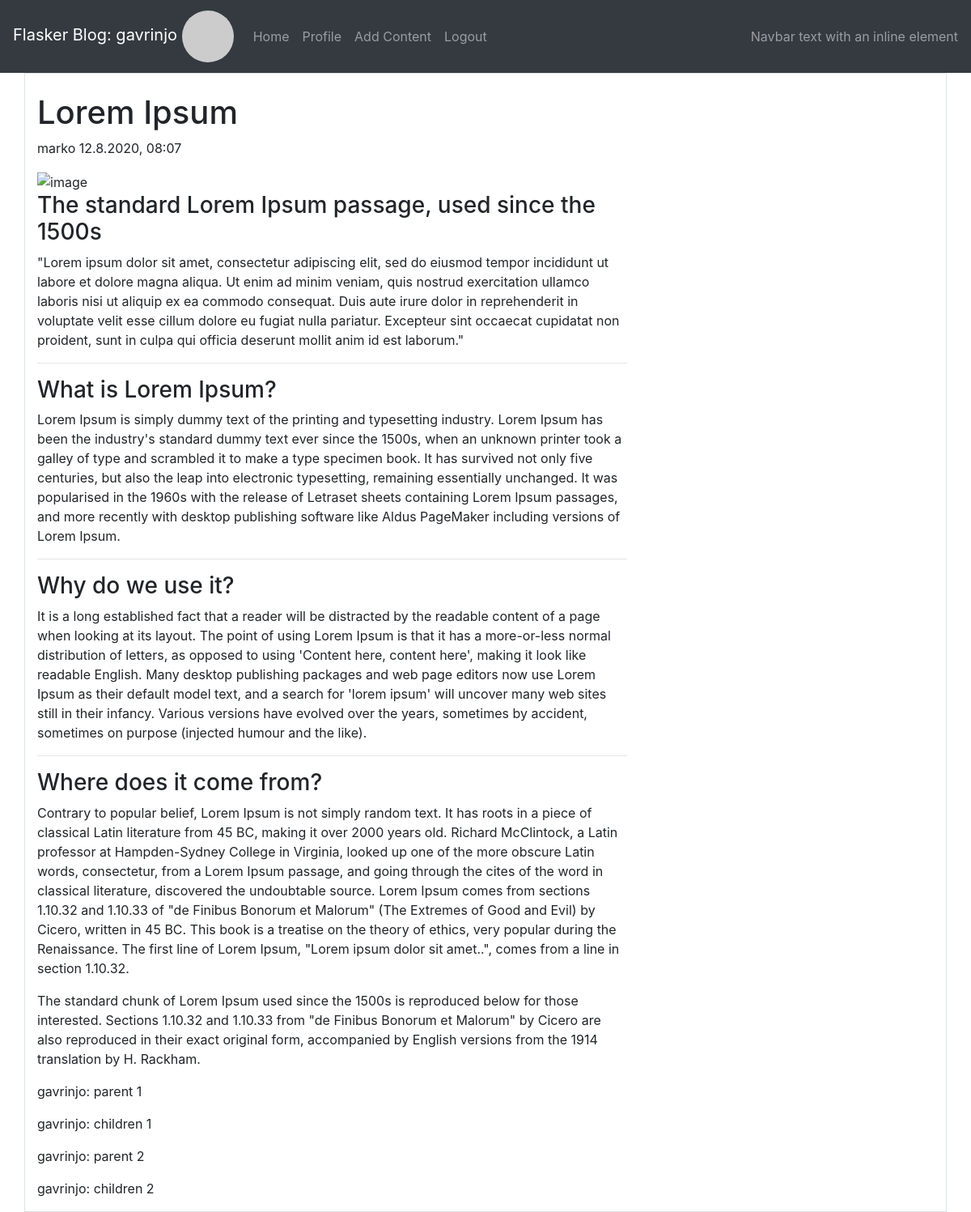
Page /1 (signed in) on the committed database.
### app/models.py (models this page shows, shortened)
class User(UserMixin, db.Model):
    id = db.Column(db.Integer, primary_key=True)
    username = db.Column(db.String(64), index=True, unique=True)
    email = db.Column(db.String(120), index=True, unique=True)
    password_hash = db.Column(db.String(128))
    about_me = db.Column(db.String(140))
    last_seen = db.Column(db.DateTime, default=datetime.utcnow)
    post = db.relationship("Post", backref="author", lazy="dynamic")
    def avatar(self, size):
        digest = md5(self.email.lower().encode("utf-8")).hexdigest()
        return f"https://www.gravatar.com/avatar/{digest}?d=identicon&r=x&s={size}"

class Post(db.Model):
    id = db.Column(db.Integer, primary_key=True)
    title = db.Column(db.String(64))
    subtitle = db.Column(db.String(128))
    body = db.Column(db.String(140))
    timestamp = db.Column(db.DateTime, index=True, default=datetime.utcnow)
    user_id = db.Column(db.Integer, db.ForeignKey("user.id"))

class Comment(db.Model):
    _N = 6
    id = db.Column(db.Integer, primary_key=True)
    text = db.Column(db.String(140))
    timestamp = db.Column(db.DateTime(), index=True, default=datetime.utcnow)
    user_id = db.Column(db.Integer, db.ForeignKey("user.id")) # Author ID
    post_id = db.Column(db.Integer, db.ForeignKey("post.id")) # Post ID
    path = db.Column(db.Text, index=True)
    parent_id = db.Column(db.Integer, db.ForeignKey("comment.id")) # Parent Comment ID
    replies = db.relationship("Comment", backref=db.backref("parent", remote_side=[id]), lazy="dynamic")
    def level(self):
        return len(self.path) // self._N - 1

### app/content/routes.py (the view)
@bp.route("/<id>", methods=["GET", "POST"])
def page_view(id=None):
    form = Comments()
    post = Post.query.get(id)
    comment = Comment.query.filter_by(post_id=post.id).all()
    author = User
    return render_template("page_view.html", post=post, form=form, comments=comment, author=author)

### app/models.py (called while the page is built)
@login.user_loader
def load_user(id):
    return User.query.get(int(id))

### app/content/templates/page_view.html (shortened to what this page needs)
{% extends 'base.html' %}
{% block app_content %}
    <div class="col-8">
        <head>
            <h1 class="mt-4">{{ post.title|safe }}</h1>
            <div class="meta mb-3">
                <span>{{ post.author.username }}</span>
                <span>{{ moment(post.timestamp).format('D.M.YYYY, hh:mm') }}</span>
            </div>
        </head>
        <div class="blog-post-body">
            <img class="img-fluid" alt="image" src="https://hackersandslackers-cdn.storage.googleapis.com/2020/02/uWSGI@2x.jpg"/>
            <div id="post{{ post.id }}">{{ post.body|safe }}</div>
        </div>
        <div>
            {% for comment in comments %}
            <p>{{ '{}{}: {}'.format('  ' * comment.level(), author.query.filter_by(id=comment.user_id).first().username, comment.text) }}</p>
            {% endfor %}
        </div>
    </div>
{% endblock app_content %}

### app/templates/base.html (shortened to what this page needs)
{% extends 'bootstrap/base.html' %}
{% block head %}
    <link rel="stylesheet" href="https://stackpath.bootstrapcdn.com/bootstrap/4.4.1/css/bootstrap.min.css">
    <link href="https://cdn.jsdelivr.net/npm/summernote@0.8.18/dist/summernote-bs4.min.css" rel="stylesheet">
    <link rel="stylesheet" href="{{url_for('static', filename='style.css')}}">
{% endblock %}
{% block navbar %}
    <nav class="navbar sticky-top navbar-expand-lg navbar-dark bg-dark">
        <a class="navbar-brand" href="{{ url_for('main.user', username=current_user.username) }}">Flasker Blog: {{ current_user.username }}
            {% if current_user.is_anonymous %}
            <img style="max-height: 64px; max-width: 64px;" class="rounded-circle" src="{{ url_for('static', filename='profile-pic-dummy.png') }}">
            {% else %}
            <img style="max-height: 64px; max-width: 64px;" class="rounded-circle" src="{{ current_user.avatar(64) }}">
            {% endif %}
        </a>
        <div class="collapse navbar-collapse" id="navbarText">
            <ul class="navbar-nav mr-auto">
                <li class="nav-item {% if request.endpoint == 'main.index' %}active{% endif %}">
                    <a class="nav-link" href="{{ url_for('main.index') }}">Home</a>
                </li>
                {% if current_user.is_anonymous %}
                <li class="nav-item{% if request.endpoint == 'auth.login' %} active{% endif %}">
                    <a class="nav-link" href="{{ url_for('auth.login') }}">Login</a>
                </li>
                <li class="nav-item{% if request.endpoint == 'auth.register' %} active{% endif %}">
                    <a class="nav-link" href="{{ url_for('auth.register') }}">Create an account</a>
                </li>
                {% else %}
                <li class="nav-item{% if request.endpoint == 'main.user' %} active{% endif %}">
                    <a class="nav-link" href="{{ url_for('main.user', username=current_user.username) }}">Profile</a>
                </li>
                <li class="nav-item{% if request.endpoint == 'content.postit' %} active{% endif %}">
                    <a class="nav-link" href="{{ url_for('content.postit') }}">Add Content</a>
                </li>
                <li class="nav-item{% if request.endpoint == 'auth.logout' %} active{% endif %}">
                    <a class="nav-link" href="{{ url_for('auth.logout') }}">Logout</a>
                </li>
                {% endif %}
            </ul>
            <span class="navbar-text">
                Navbar text with an inline element
            </span>
        </div>
    </nav>
{% endblock %}
{% block content %}
    <div class="container-lg border">
        <div class="row">
        {% block app_content %} {% endblock app_content %}
        </div>
    </div>
{% endblock %}

### app/static/style.css (style rules this page uses)
img { width:100%; height:100%; object-position: right; object-fit:cover }

### rows in the picture
User: username "gavrinjo"
Post: title "Lorem Ipsum", timestamp "12.8.2020, 08:07", body "The standard Lorem Ipsum passage, used since the 1500s \"Lorem ipsum dolor sit amet, consectetur adipiscing elit, sed do eiusmod tempor incididunt ut labore et dolore magna aliqua. Ut enim ad minim veniam, quis nostrud exercitation ullamco laboris nisi ut aliquip ex ea commodo consequat. Duis aute irure dolor in reprehenderit in voluptate velit esse cillum dolore eu fugiat nulla pariatur. Excepteur sint occaecat cupidatat non proident, sunt in culpa qui officia deserunt mollit anim id est laborum.\" What is Lorem Ipsum? Lorem Ipsum is simply dummy text of the printing and typesetting industry. Lorem Ipsum has been the industry's standard dummy text ever since the 1500s, when an unknown…"
User: author.username "marko"
Comment: path+user+text "gavrinjo: parent 1"
Comment: path+user+text "gavrinjo: children 1"
Comment: path+text "gavrinjo: parent 2"
Comment: path+text "gavrinjo: children 2"
